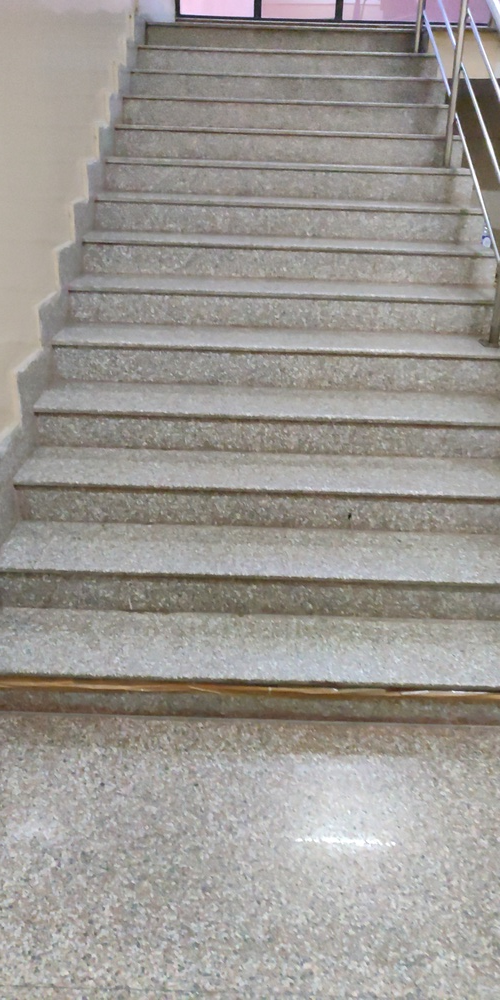
#> input picture data augmentation/IMG_20190510_181157.jpg, 500 x 1000 px, shrunk from 2304 x 4608 before the run
$ python data_augmentation.py
#> lines starting #> are read from the running program, lines starting #| are printed output that depends on the picture
import random
from scipy import ndarray
import skimage as sk
from skimage import transform
from skimage import util
import matplotlib.pyplot as plt
import numpy as np
import cv2
from PIL import Image
import matplotlib
from matplotlib import pyplot as plt


def rotation(img):
	rows,cols,gar = img.shape
	M = cv2.getRotationMatrix2D((cols/2,rows/2),10,1)
	dst = cv2.warpAffine(img,M,(cols,rows))
	return dst

def noisy(image):
  row,col,ch= image.shape
  mean = 20
  sigma =40**0.5
  noise=np.random.normal(mean,sigma,image.shape)
  print(image)
  print(noise)
  print(image+noise)
  return (image + noise)

def horizontal_flip(image_array: ndarray):
    # horizontal flip doesn't need skimage, it's easy as flipping the image array of pixels !
    return image_array[:, ::-1]


image=cv2.imread("IMG_20190510_181157.jpg");
#> image is the input picture: shape (1000, 500, 3); mean B, G, R 146.8, 151.6, 155.7
noisy_image=noisy(image)
#> (printed output is left out)
#> (printed output is left out)
#> (printed output is left out)
#> in noisy, `return (image + noise)`:
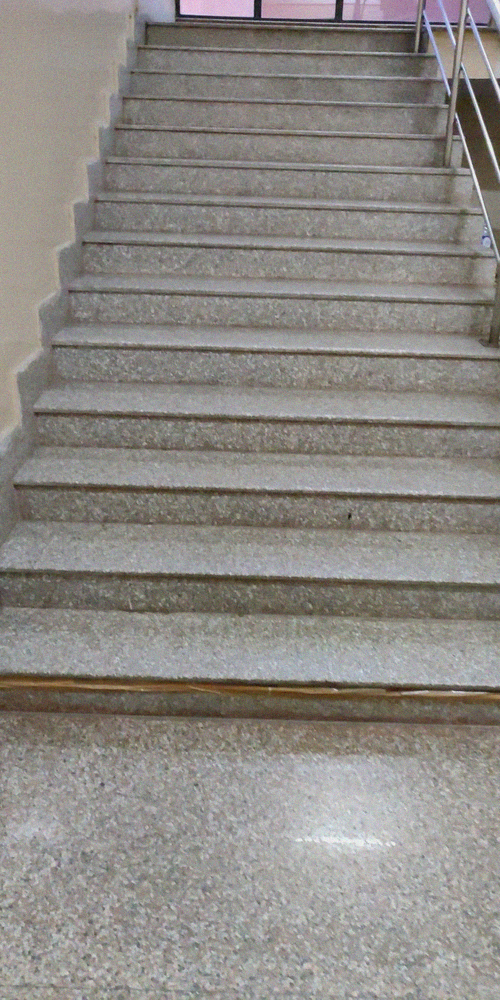
#> returned value: shape (1000, 500, 3) float64; mean of channels 0, 1, 2 166.8, 171.7, 175.7; drawn with min black and max white
print(noisy_image)
#> (printed output is left out)


fig=plt.figure(figsize=(1,2))
fig.add_subplot(1,1,1)
plt.imshow(image)


cv2.imwrite("img_noise.jpg",noisy_image)
image=cv2.imread("img_noise.jpg")
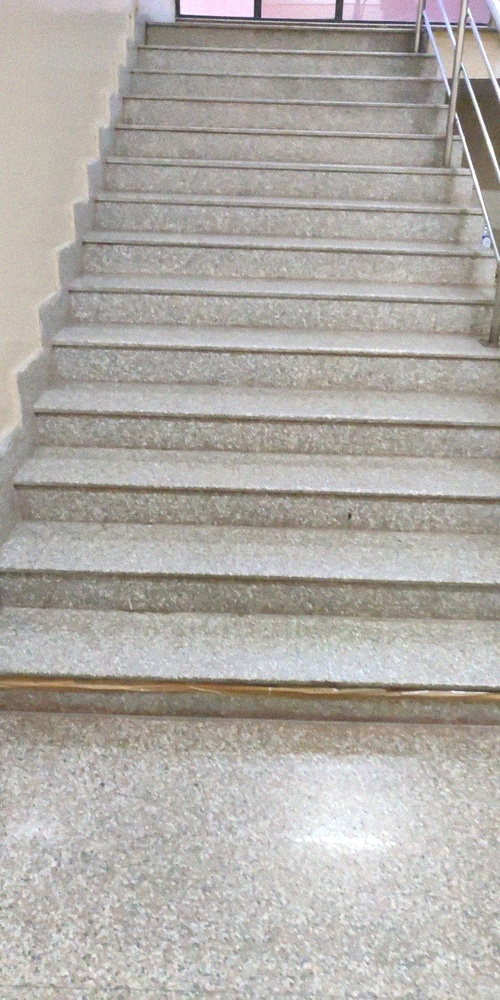
#> image: shape (1000, 500, 3); mean B, G, R 166.6, 171.7, 175.7
print(image)
#> (printed output is left out)
fig.add_subplot(1,2,2)
plt.imshow(image)
plt.show()
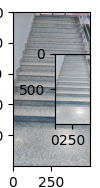
#> figure drawn by matplotlib, 2 panels; B, G, R data is drawn as R, G, B
# cv2.imwrite("img_noise.jpg",noisy(image))
# cv2.imwrite("img_flip.jpg",horizontal_flip(image))


cv2.waitKey(0)

$ run again, with data augmentation/img_rot.jpg copied over data augmentation/IMG_20190510_181157.jpg
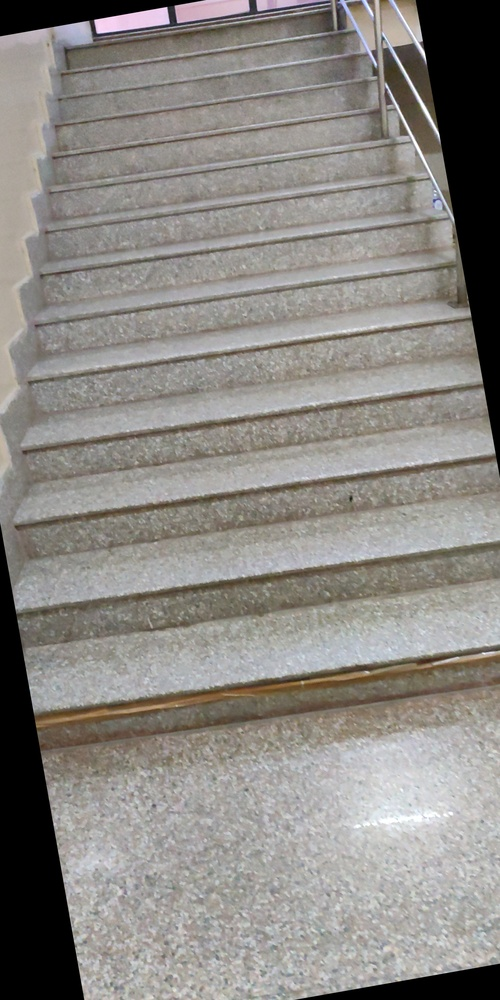
#> input picture data augmentation/img_rot.jpg, 500 x 1000 px, shrunk from 2304 x 4608 before the run
#> image is the input picture: shape (1000, 500, 3); mean B, G, R 131.2, 135.7, 139.1
#> (printed output is left out)
#> (printed output is left out)
#> (printed output is left out)
#> (printed output is left out)
#> `image=cv2.imread("img_noise.jpg")`:
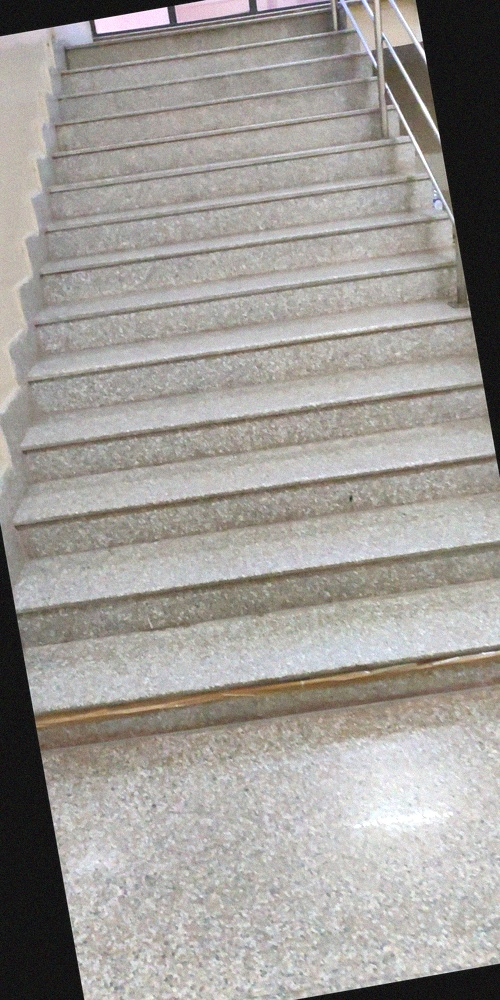
#> image: shape (1000, 500, 3); mean B, G, R 151.1, 155.7, 159.1
#> (printed output is left out)
#> `plt.show()`:
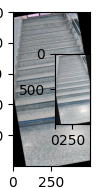
#> figure drawn by matplotlib, 2 panels; B, G, R data is drawn as R, G, B
